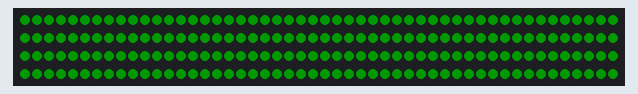
A sketch run on a simulated Arduino Uno, built with avr-gcc and run on an emulated ATmega328P. On the bench: 200 RGB LEDs in strip order, left to right, continuing on the next row. Dim RGB values are drawn brighter than linear.

Above: at 2.1 s.

The sketch:

OPENHORNET_Backlighting_SolidColour.ino
```cpp
// OPENHORNET Backlighting LEDs solid colour test.
// It will set all LEDs to the colour of your choice, set your desired brightness and colour below.

#include <FastLED.h>

// Set your desired brightness and color below

#define COLOUR       Green    // The color name that you want to show, e.g. Green, Red, Blue, White
#define BRIGHTNESS   50      // LED Brightness 0 = Off, 255 = 100%.

// Set your power supplies 5V current limit.

#define CURRENT_LIMIT   20000   // Current in mA (1000mA = 1 Amp). Most ATX PSUs provide 20A maximum.

// Defining how many pixels each backlighting connector has connected, if a connector is not used set it to zero.

#define BL1_PIXELS    200  // BL #1 Connector pixel count
#define BL2_PIXELS    0  // BL #2 Connector pixel count
#define BL3_PIXELS    0  // BL #3 Connector pixel count
#define BL4_PIXELS    0  // BL #4 Connector pixel count
#define BL5_PIXELS    0  // BL #5 Connector pixel count
#define BL6_PIXELS    0  // BL #6 Connector pixel count
#define BL7_PIXELS    0  // BL #7 Connector pixel count
#define BL8_PIXELS    0  // BL #8 Connector pixel count
#define BL9_PIXELS    0  // BL #9 Connector pixel count
#define BL10_PIXELS   0  // BL #10 Connector pixel count

// Defining what data pin each backlighting connector is connected to.

#define BL1_PIN       13  // BL #1 Connector pin
#define BL2_PIN       12  // BL #2 Connector pin
#define BL3_PIN       11  // BL #3 Connector pin
#define BL4_PIN       10  // BL #4 Connector pin
#define BL5_PIN       9   // BL #5 Connector pin
#define BL6_PIN       8   // BL #6 Connector pin
#define BL7_PIN       7   // BL #7 Connector pin
#define BL8_PIN       6   // BL #8 Connector pin
#define BL9_PIN       5   // BL #9 Connector pin
#define BL10_PIN      4   // BL #10 Connector pin

// Some other setup information. Don't change these unless you have a reason to.

#define LED_TYPE     WS2812B  // OPENHORNET backlighting LEDs are WS2812B
#define COLOUR_ORDER GRB      // OPENHORNET backlighting LEDs are GRB (green, red, blue)
#define SOLID_SPEED  1000     // The refresh rate delay in ms. Leave this at around 1000 (1 second)

// Setting up the blocks of memory that will be used for storing and manipulating the led data;

CRGB BL1[BL1_PIXELS];
CRGB BL2[BL2_PIXELS];
CRGB BL3[BL3_PIXELS];
CRGB BL4[BL4_PIXELS];
CRGB BL5[BL5_PIXELS];
CRGB BL6[BL6_PIXELS];
CRGB BL7[BL7_PIXELS];
CRGB BL8[BL8_PIXELS];
CRGB BL9[BL9_PIXELS];
CRGB BL10[BL10_PIXELS];

void setup() {

  delay(2000);    // Wait 2 seconds for stability.

  // Telling the system the type, their data pin, what color order they are and how many there are;

  FastLED.addLeds<LED_TYPE, BL1_PIN, COLOUR_ORDER>(BL1, BL1_PIXELS);
  FastLED.addLeds<LED_TYPE, BL2_PIN, COLOUR_ORDER>(BL2, BL2_PIXELS);
  FastLED.addLeds<LED_TYPE, BL3_PIN, COLOUR_ORDER>(BL3, BL3_PIXELS);
  FastLED.addLeds<LED_TYPE, BL4_PIN, COLOUR_ORDER>(BL4, BL4_PIXELS);
  FastLED.addLeds<LED_TYPE, BL5_PIN, COLOUR_ORDER>(BL5, BL5_PIXELS);
  FastLED.addLeds<LED_TYPE, BL6_PIN, COLOUR_ORDER>(BL6, BL6_PIXELS);
  FastLED.addLeds<LED_TYPE, BL7_PIN, COLOUR_ORDER>(BL7, BL7_PIXELS);
  FastLED.addLeds<LED_TYPE, BL8_PIN, COLOUR_ORDER>(BL8, BL8_PIXELS);
  FastLED.addLeds<LED_TYPE, BL9_PIN, COLOUR_ORDER>(BL9, BL9_PIXELS);
  FastLED.addLeds<LED_TYPE, BL10_PIN, COLOUR_ORDER>(BL10, BL10_PIXELS);

  // The dimming method used. We have a large number of pixels so dithering is not ideal.

  FastLED.setDither(false);

  // Set the LEDs to their defined brightness.

  FastLED.setBrightness(BRIGHTNESS);

  // FastLED Power management set at 5V, and the defined current limit.

  FastLED.setMaxPowerInVoltsAndMilliamps(5, CURRENT_LIMIT);

  // Now apply everything we just told it about the setup.

  FastLED.show();
}

void loop() {

     fill_solid( BL1, BL1_PIXELS, CRGB::COLOUR);    // Send the defined colour to all of the BL#1 LEDs.
     fill_solid( BL2, BL2_PIXELS, CRGB::COLOUR);    // Send the defined colour to all of the BL#2 LEDs.
     fill_solid( BL3, BL3_PIXELS, CRGB::COLOUR);    // Send the defined colour to all of the BL#3 LEDs.
     fill_solid( BL4, BL4_PIXELS, CRGB::COLOUR);    // Send the defined colour to all of the BL#4 LEDs.
     fill_solid( BL5, BL5_PIXELS, CRGB::COLOUR);    // Send the defined colour to all of the BL#5 LEDs.
     fill_solid( BL6, BL6_PIXELS, CRGB::COLOUR);    // Send the defined colour to all of the BL#6 LEDs.
     fill_solid( BL7, BL7_PIXELS, CRGB::COLOUR);    // Send the defined colour to all of the BL#7 LEDs.
     fill_solid( BL8, BL8_PIXELS, CRGB::COLOUR);    // Send the defined colour to all of the BL#8 LEDs.
     fill_solid( BL9, BL9_PIXELS, CRGB::COLOUR);    // Send the defined colour to all of the BL#9 LEDs.
     fill_solid( BL10, BL10_PIXELS, CRGB::COLOUR);  // Send the defined colour to all of the BL#10 LEDs.

     // Wait the defined period of time before sending the data again.

     FastLED.delay(SOLID_SPEED);
}
```
